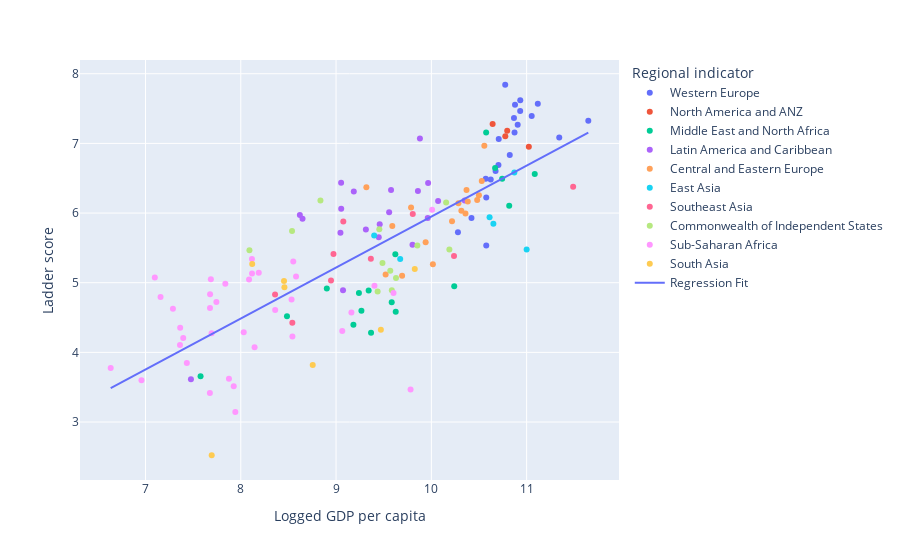

The notebook cell saved with this chart:
### Markdown cell above
<b>Western Europe is mainly clustered around the top right</b> for <b>highest happiness and GDP</b>.

### Code cell
import plotly.graph_objects as go
from sklearn.linear_model import LinearRegression
df = world_data

X = df['Logged GDP per capita'].values.reshape(-1 , 1)

model = LinearRegression()
model.fit(X, df['Ladder score'])

x_range = np.linspace(X.min(), X.max(), 100)
y_range = model.predict(x_range.reshape(-1, 1))

fig = px.scatter(df, x='Logged GDP per capita', y='Ladder score',color = 'Regional indicator' )
fig.add_traces(go.Scatter(x=x_range, y=y_range, name='Regression Fit'))
fig.show()

### Figure 1 — Plotly figure (JSON) as saved in the notebook; plotly's stock layout.template omitted (floating-point values rounded to 4 significant figures)
{"data": [{"hovertemplate": "Regional indicator=Western Europe<br>Logged GDP per capita=%{x}<br>Ladder score=%{y}<extra></extra>", "legendgroup": "Western Europe", "marker": {"color": "#636efa", "symbol": "circle"}, "mode": "markers", "name": "Western Europe", "orientation": "v", "showlegend": true, "type": "scatter", "x": [10.78, 10.93, 11.12, 10.88, 10.93, 11.05, 10.87, 11.65, 10.91, 10.87, 11.34, 10.71, 10.82, 10.7, 10.67, 10.57, 10.62, 10.58, 10.42, 10.28, 10.58], "xaxis": "x", "y": [7.842, 7.62, 7.571, 7.554, 7.464, 7.392, 7.363, 7.324, 7.268, 7.155, 7.085, 7.064, 6.834, 6.69, 6.602, 6.491, 6.483, 6.223, 5.929, 5.723, 5.536], "yaxis": "y"}, {"hovertemplate": "Regional indicator=North America and ANZ<br>Logged GDP per capita=%{x}<br>Ladder score=%{y}<extra></extra>", "legendgroup": "North America and ANZ", "marker": {"color": "#EF553B", "symbol": "circle"}, "mode": "markers", "name": "North America and ANZ", "orientation": "v", "showlegend": true, "type": "scatter", "x": [10.64, 10.8, 10.78, 11.02], "xaxis": "x", "y": [7.277, 7.183, 7.103, 6.951], "yaxis": "y"}, {"hovertemplate": "Regional indicator=Middle East and North Africa<br>Logged GDP per capita=%{x}<br>Ladder score=%{y}<extra></extra>", "legendgroup": "Middle East and North Africa", "marker": {"color": "#00cc96", "symbol": "circle"}, "mode": "markers", "name": "Middle East and North Africa", "orientation": "v", "showlegend": true, "type": "scatter", "x": [10.57, 10.67, 11.09, 10.74, 10.82, 9.622, 10.24, 8.903, 9.342, 9.24, 9.584, 9.266, 9.626, 8.485, 9.182, 9.367, 7.578], "xaxis": "x", "y": [7.157, 6.647, 6.561, 6.494, 6.106, 5.41, 4.948, 4.918, 4.887, 4.854, 4.721, 4.596, 4.584, 4.517, 4.395, 4.283, 3.658], "yaxis": "y"}, {"hovertemplate": "Regional indicator=Latin America and Caribbean<br>Logged GDP per capita=%{x}<br>Ladder score=%{y}<extra></extra>", "legendgroup": "Latin America and Caribbean", "marker": {"color": "#ab63fa", "symbol": "circle"}, "mode": "markers", "name": "Latin America and Caribbean", "orientation": "v", "showlegend": true, "type": "scatter", "x": [9.88, 9.053, 9.966, 9.577, 9.859, 9.186, 10.35, 10.07, 9.054, 9.557, 8.62, 9.962, 8.648, 9.458, 9.313, 9.046, 9.448, 9.802, 9.073, 7.477], "xaxis": "x", "y": [7.069, 6.435, 6.431, 6.33, 6.317, 6.309, 6.18, 6.172, 6.061, 6.012, 5.972, 5.929, 5.919, 5.84, 5.764, 5.716, 5.653, 5.545, 4.892, 3.615], "yaxis": "y"}, {"hovertemplate": "Regional indicator=Central and Eastern Europe<br>Logged GDP per capita=%{x}<br>Ladder score=%{y}<extra></extra>", "legendgroup": "Central and Eastern Europe", "marker": {"color": "#FFA15A", "symbol": "circle"}, "mode": "markers", "name": "Central and Eastern Europe", "orientation": "v", "showlegend": true, "type": "scatter", "x": [10.56, 10.53, 9.318, 10.37, 10.5, 10.48, 10.38, 10.28, 9.787, 10.31, 10.36, 10.22, 9.59, 9.94, 10.02, 9.52, 9.693], "xaxis": "x", "y": [6.965, 6.461, 6.372, 6.331, 6.255, 6.189, 6.166, 6.14, 6.078, 6.032, 5.992, 5.882, 5.813, 5.581, 5.266, 5.117, 5.101], "yaxis": "y"}, {"hovertemplate": "Regional indicator=East Asia<br>Logged GDP per capita=%{x}<br>Ladder score=%{y}<extra></extra>", "legendgroup": "East Asia", "marker": {"color": "#19d3f3", "symbol": "circle"}, "mode": "markers", "name": "East Asia", "orientation": "v", "showlegend": true, "type": "scatter", "x": [10.87, 10.61, 10.65, 9.4, 11, 9.673], "xaxis": "x", "y": [6.584, 5.94, 5.845, 5.677, 5.477, 5.339], "yaxis": "y"}, {"hovertemplate": "Regional indicator=Southeast Asia<br>Logged GDP per capita=%{x}<br>Ladder score=%{y}<extra></extra>", "legendgroup": "Southeast Asia", "marker": {"color": "#FF6692", "symbol": "circle"}, "mode": "markers", "name": "Southeast Asia", "orientation": "v", "showlegend": true, "type": "scatter", "x": [11.49, 9.805, 9.076, 8.973, 10.24, 9.365, 8.947, 8.36, 8.541], "xaxis": "x", "y": [6.377, 5.985, 5.88, 5.411, 5.384, 5.345, 5.03, 4.83, 4.426], "yaxis": "y"}, {"hovertemplate": "Regional indicator=Commonwealth of Independent States<br>Logged GDP per capita=%{x}<br>Ladder score=%{y}<extra></extra>", "legendgroup": "Commonwealth of Independent States", "marker": {"color": "#B6E880", "symbol": "circle"}, "mode": "markers", "name": "Commonwealth of Independent States", "orientation": "v", "showlegend": true, "type": "scatter", "x": [8.836, 10.15, 9.454, 8.538, 9.853, 10.19, 8.091, 9.487, 9.569, 9.629, 9.585, 9.436], "xaxis": "x", "y": [6.179, 6.152, 5.766, 5.744, 5.534, 5.477, 5.466, 5.283, 5.171, 5.066, 4.891, 4.875], "yaxis": "y"}, {"hovertemplate": "Regional indicator=Sub-Saharan Africa<br>Logged GDP per capita=%{x}<br>Ladder score=%{y}<extra></extra>", "legendgroup": "Sub-Saharan Africa", "marker": {"color": "#FF97FF", "symbol": "circle"}, "mode": "markers", "name": "Sub-Saharan Africa", "orientation": "v", "showlegend": true, "type": "scatter", "x": [10.01, 8.117, 8.551, 8.189, 8.118, 8.58, 7.098, 7.686, 8.087, 7.838, 9.403, 9.603, 7.678, 7.158, 8.533, 7.744, 7.677, 7.288, 8.361, 9.161, 7.364, 9.065, 8.031, 7.694, 8.542, 7.396, 7.362, 8.145, 7.434, 6.635, 7.876, 6.958, 7.926, 9.782, 7.676, 7.943], "xaxis": "x", "y": [6.049, 5.342, 5.306, 5.142, 5.132, 5.088, 5.074, 5.051, 5.045, 4.984, 4.956, 4.852, 4.834, 4.794, 4.759, 4.723, 4.636, 4.625, 4.607, 4.574, 4.355, 4.308, 4.289, 4.275, 4.227, 4.208, 4.107, 4.073, 3.849, 3.775, 3.623, 3.6, 3.512, 3.467, 3.415, 3.145], "yaxis": "y"}, {"hovertemplate": "Regional indicator=South Asia<br>Logged GDP per capita=%{x}<br>Ladder score=%{y}<extra></extra>", "legendgroup": "South Asia", "marker": {"color": "#FECB52", "symbol": "circle"}, "mode": "markers", "name": "South Asia", "orientation": "v", "showlegend": true, "type": "scatter", "x": [8.12, 9.826, 8.454, 8.458, 9.47, 8.755, 7.695], "xaxis": "x", "y": [5.269, 5.198, 5.025, 4.934, 4.325, 3.819, 2.523], "yaxis": "y"}, {"name": "Regression Fit", "type": "scatter", "x": [6.635, 6.686, 6.736, 6.787, 6.838, 6.888, 6.939, 6.989, 7.04, 7.091, 7.141, 7.192, 7.243, 7.293, 7.344, 7.394, 7.445, 7.496, 7.546, 7.597, 7.648, 7.698, 7.749, 7.799, 7.85, 7.901, 7.951, 8.002, 8.053, 8.103, 8.154, 8.204, 8.255, 8.306, 8.356, 8.407, 8.458, 8.508, 8.559, 8.609, 8.66, 8.711, 8.761, 8.812, 8.863, 8.913, 8.964, 9.014, 9.065, 9.116, 9.166, 9.217, 9.268, 9.318, 9.369, 9.419, 9.47, 9.521, 9.571, 9.622, 9.673, 9.723, 9.774, 9.824, 9.875, 9.926, 9.976, 10.03, 10.08, 10.13, 10.18, 10.23, 10.28, 10.33, 10.38, 10.43, 10.48, 10.53, 10.58, 10.63, 10.69, 10.74, 10.79, 10.84, 10.89, 10.94, 10.99, 11.04, 11.09, 11.14, 11.19, 11.24, 11.29, 11.34, 11.39, 11.44, 11.5, 11.55, 11.6, 11.65], "y": [3.485, 3.522, 3.559, 3.596, 3.633, 3.67, 3.708, 3.745, 3.782, 3.819, 3.856, 3.893, 3.93, 3.967, 4.004, 4.041, 4.078, 4.115, 4.152, 4.189, 4.226, 4.263, 4.301, 4.338, 4.375, 4.412, 4.449, 4.486, 4.523, 4.56, 4.597, 4.634, 4.671, 4.708, 4.745, 4.782, 4.819, 4.856, 4.893, 4.931, 4.968, 5.005, 5.042, 5.079, 5.116, 5.153, 5.19, 5.227, 5.264, 5.301, 5.338, 5.375, 5.412, 5.449, 5.486, 5.523, 5.561, 5.598, 5.635, 5.672, 5.709, 5.746, 5.783, 5.82, 5.857, 5.894, 5.931, 5.968, 6.005, 6.042, 6.079, 6.116, 6.154, 6.191, 6.228, 6.265, 6.302, 6.339, 6.376, 6.413, 6.45, 6.487, 6.524, 6.561, 6.598, 6.635, 6.672, 6.709, 6.746, 6.784, 6.821, 6.858, 6.895, 6.932, 6.969, 7.006, 7.043, 7.08, 7.117, 7.154]}], "layout": {"legend": {"title": {"text": "Regional indicator"}, "tracegroupgap": 0}, "margin": {"t": 60}, "xaxis": {"anchor": "y", "domain": [0, 1], "title": {"text": "Logged GDP per capita"}}, "yaxis": {"anchor": "x", "domain": [0, 1], "title": {"text": "Ladder score"}}}}
